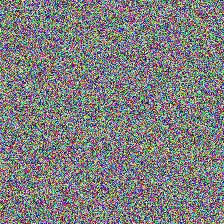
#> input picture backend/benchmarks/data/sample_face.jpg, 224 x 224 px
$ python -i augmentations.py   (imports and definitions only)
#> lines starting #> are read from the running program, lines starting #| are printed output that depends on the picture; after the words box and inside, x2 and y2 are one past the last pixel; in counts of white or black regions, pixels touching at a corner belong together
#> further down, picture is the input picture: shape (224, 224, 3); mean B, G, R 127.1, 126.7, 127
import cv2
import numpy as np

def apply_gaussian_blur(image, kernel_size=(5, 5)):
    """Applies Gaussian blur to an image."""
    return cv2.GaussianBlur(image, kernel_size, 0)

def apply_motion_blur(image, kernel_size=15):
    """Applies motion blur to an image."""
    kernel = np.zeros((kernel_size, kernel_size))
    kernel[int((kernel_size - 1) / 2), :] = np.ones(kernel_size)
    kernel = kernel / kernel_size
    return cv2.filter2D(image, -1, kernel)

def add_gaussian_noise(image, mean=0, sigma=25):
    """Adds Gaussian noise to an image."""
    row, col, ch = image.shape
    gauss = np.random.normal(mean, sigma, (row, col, ch))
    noisy = image + gauss
    return np.clip(noisy, 0, 255).astype(np.uint8)

def change_brightness(image, value=30):
    """Changes the brightness of an image. Use negative value to darken."""
#> called with value = 30
    hsv = cv2.cvtColor(image, cv2.COLOR_BGR2HSV)
#> hsv: shape (224, 224, 3); mean H, S, V 90, 75.7, 146.7
    h, s, v = cv2.split(hsv)
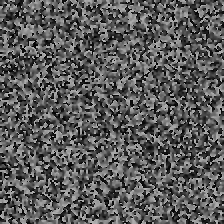
#> h: shape (224, 224); min 0, max 179, mean 90
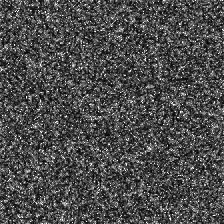
#> s: shape (224, 224); min 0, max 255, mean 75.7
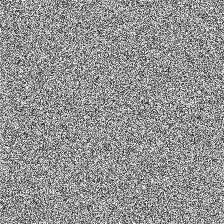
#> v: shape (224, 224); min 11, max 255, mean 146.7

    lim = 255 - value
    v[v > lim] = 255
#> v: shape (224, 224); 4.54% of pixels changed, all inside (x1, y1, x2, y2) = (0, 0, 224, 224)
    v[v <= lim] += value
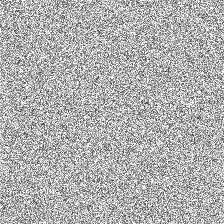
#> v: shape (224, 224); min 41, max 255, mean 176
    v[v < 0] = 0

    final_hsv = cv2.merge((h, s, v))
#> final_hsv: shape (224, 224, 3); mean H, S, V 90, 75.7, 176
    return cv2.cvtColor(final_hsv, cv2.COLOR_HSV2BGR)
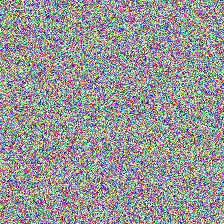
#> returned value: shape (224, 224, 3); mean B, G, R 151.8, 151.3, 151.6

def apply_jpeg_compression(image, quality=50):
    """Simulates JPEG compression artifacts."""
    encode_param = [int(cv2.IMWRITE_JPEG_QUALITY), quality]
    _, encimg = cv2.imencode('.jpg', image, encode_param)
    return cv2.imdecode(encimg, 1)

def add_occlusion(image, size_fraction=0.2):
    """Adds a black rectangle to occlude part of the image."""
    h, w, _ = image.shape
    occ_h, occ_w = int(h * size_fraction), int(w * size_fraction)

    x1 = np.random.randint(0, w - occ_w)
    y1 = np.random.randint(0, h - occ_h)

    occluded_image = image.copy()
    cv2.rectangle(occluded_image, (x1, y1), (x1 + occ_w, y1 + occ_h), (0, 0, 0), -1)
    return occluded_image


CCTV_AUGMENTATIONS = {
    "gaussian_blur": apply_gaussian_blur,
    "motion_blur": apply_motion_blur,
    "gaussian_noise": add_gaussian_noise,
    "low_light": lambda img: change_brightness(img, value=-50),
    "high_exposure": lambda img: change_brightness(img, value=50),
    "jpeg_compression": apply_jpeg_compression,
    "occlusion": add_occlusion,
}

>>> import cv2
>>> picture = cv2.imread('../backend/benchmarks/data/sample_face.jpg')
>>> result = change_brightness(picture)
